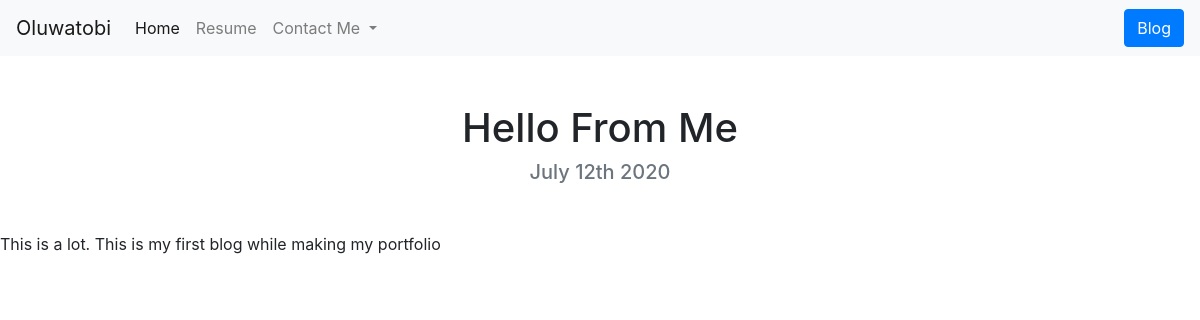
Page /blog/1/ on the committed database.
### blog/models.py (models this page shows, shortened)
class Blog(models.Model):
    title = models.CharField(max_length=100)
    date = models.DateField()
    content = models.CharField(max_length = 1000)

### blog/views.py (the view)
# urls.py: path("<int:blog_id>/", views.detail, name="detail"),
def detail(request, blog_id):
    blog = get_object_or_404(Blog, pk=blog_id)
    return render(request, 'blog/detail.html', {"blog":blog})

### blog/templates/blog/detail.html
{% extends "portfolio/base.html" %}
{% load static %}
{% block content %}
<h1 class="text-center mt-5" id="blogdetailtitle">{{ blog.title }}</h1>
<h5 class="text-center text-muted mb-5">{{ blog.date|date:'F jS Y' }}</h5>
{{ blog.content|safe }}
{% endblock %}

### rows in the picture
Blog: title "Hello From Me", date "July 12th 2020", content "This is a lot. This is my first blog while making my portfolio"
